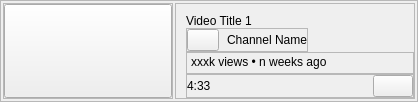
                         <widget class="QFrame" name="videoContainer">
                          <property name="sizePolicy">
                           <sizepolicy hsizetype="Preferred" vsizetype="Expanding">
                            <horstretch>0</horstretch>
                            <verstretch>0</verstretch>
                           </sizepolicy>
                          </property>
                          <property name="minimumSize">
                           <size>
                            <width>0</width>
                            <height>98</height>
                           </size>
                          </property>
                          <property name="maximumSize">
                           <size>
                            <width>16777215</width>
                            <height>203</height>
                           </size>
                          </property>
                          <property name="styleSheet">
                           <string notr="true"/>
                          </property>
                          <property name="frameShape">
                           <enum>QFrame::StyledPanel</enum>
                          </property>
                          <property name="frameShadow">
                           <enum>QFrame::Raised</enum>
                          </property>
                          <layout class="QHBoxLayout" name="horizontalLayout_12" stretch="3,4">
                           <property name="spacing">
                            <number>2</number>
                           </property>
                           <property name="leftMargin">
                            <number>2</number>
                           </property>
                           <property name="topMargin">
                            <number>2</number>
                           </property>
                           <property name="rightMargin">
                            <number>2</number>
                           </property>
                           <property name="bottomMargin">
                            <number>2</number>
                           </property>
                           <item>
                            <widget class="QFrame" name="videoThumbnailFrame">
                             <property name="sizePolicy">
                              <sizepolicy hsizetype="Expanding" vsizetype="Expanding">
                               <horstretch>0</horstretch>
                               <verstretch>0</verstretch>
                              </sizepolicy>
                             </property>
                             <property name="minimumSize">
                              <size>
                               <width>168</width>
                               <height>94</height>
                              </size>
                             </property>
                             <property name="maximumSize">
                              <size>
                               <width>360</width>
                               <height>270</height>
                              </size>
                             </property>
                             <property name="styleSheet">
                              <string notr="true"/>
                             </property>
                             <property name="frameShape">
                              <enum>QFrame::StyledPanel</enum>
                             </property>
                             <property name="frameShadow">
                              <enum>QFrame::Raised</enum>
                             </property>
                             <layout class="QVBoxLayout" name="verticalLayout_14">
                              <property name="spacing">
                               <number>0</number>
                              </property>
                              <property name="leftMargin">
                               <number>0</number>
                              </property>
                              <property name="topMargin">
                               <number>0</number>
                              </property>
                              <property name="rightMargin">
                               <number>0</number>
                              </property>
                              <property name="bottomMargin">
                               <number>0</number>
                              </property>
                              <item>
                               <widget class="QPushButton" name="videoThumbnailBtn">
                                <property name="minimumSize">
                                 <size>
                                  <width>168</width>
                                  <height>94</height>
                                 </size>
                                </property>
                                <property name="maximumSize">
                                 <size>
                                  <width>360</width>
                                  <height>270</height>
                                 </size>
                                </property>
                                <property name="toolTip">
                                 <string>Downloads Directly With Default Parameters</string>
                                </property>
                                <property name="text">
                                 <string/>
                                </property>
                                <property name="icon">
                                 <iconset resource="res.qrc">
                                  <normaloff>:/icons/icons/youtube.svg</normaloff>:/icons/icons/youtube.svg</iconset>
                                </property>
                                <property name="iconSize">
                                 <size>
                                  <width>168</width>
                                  <height>94</height>
                                 </size>
                                </property>
                               </widget>
                              </item>
                             </layout>
                            </widget>
                           </item>
                           <item>
                            <widget class="QFrame" name="videoInfoFrame">
                             <property name="minimumSize">
                              <size>
                               <width>240</width>
                               <height>94</height>
                              </size>
                             </property>
                             <property name="maximumSize">
                              <size>
                               <width>16777215</width>
                               <height>270</height>
                              </size>
                             </property>
                             <property name="frameShape">
                              <enum>QFrame::StyledPanel</enum>
                             </property>
                             <property name="frameShadow">
                              <enum>QFrame::Raised</enum>
                             </property>
                             <layout class="QVBoxLayout" name="verticalLayout_13" stretch="0,2,2,0">
                              <property name="spacing">
                               <number>0</number>
                              </property>
                              <property name="leftMargin">
                               <number>10</number>
                              </property>
                              <property name="topMargin">
                               <number>10</number>
                              </property>
                              <property name="rightMargin">
                               <number>0</number>
                              </property>
                              <property name="bottomMargin">
                               <number>0</number>
                              </property>
                              <item>
                               <widget class="QLabel" name="videoTitleLabel">
                                <property name="text">
                                 <string>Video Title 1</string>
                                </property>
                                <property name="wordWrap">
                                 <bool>true</bool>
                                </property>
                               </widget>
                              </item>
                              <item alignment="Qt::AlignLeft|Qt::AlignVCenter">
                               <widget class="QFrame" name="channelFrame">
                                <property name="frameShape">
                                 <enum>QFrame::StyledPanel</enum>
                                </property>
                                <property name="frameShadow">
                                 <enum>QFrame::Raised</enum>
                                </property>
                                <layout class="QHBoxLayout" name="horizontalLayout_21">
                                 <property name="spacing">
                                  <number>8</number>
                                 </property>
                                 <property name="leftMargin">
                                  <number>0</number>
                                 </property>
                                 <property name="topMargin">
                                  <number>0</number>
                                 </property>
                                 <property name="rightMargin">
                                  <number>0</number>
                                 </property>
                                 <property name="bottomMargin">
                                  <number>0</number>
                                 </property>
                                 <item alignment="Qt::AlignHCenter">
                                  <widget class="QPushButton" name="channelIconBtn">
                                   <property name="minimumSize">
                                    <size>
                                     <width>12</width>
                                     <height>12</height>
                                    </size>
                                   </property>
                                   <property name="maximumSize">
                                    <size>
                                     <width>32</width>
                                     <height>32</height>
                                    </size>
                                   </property>
                                   <property name="text">
                                    <string/>
                                   </property>
                                   <property name="icon">
                                    <iconset resource="res.qrc">
                                     <normaloff>:/icons/icons/chrome.svg</normaloff>:/icons/icons/chrome.svg</iconset>
                                   </property>
                                  </widget>
                                 </item>
                                 <item>
                                  <widget class="QLabel" name="channelNameLabel">
                                   <property name="text">
                                    <string>Channel Name</string>
                                   </property>
                                   <property name="wordWrap">
                                    <bool>true</bool>
                                   </property>
                                  </widget>
                                 </item>
                                </layout>
                               </widget>
                              </item>
                              <item alignment="Qt::AlignTop">
                               <widget class="QFrame" name="viewsAgeFrame">
                                <property name="frameShape">
                                 <enum>QFrame::StyledPanel</enum>
                                </property>
                                <property name="frameShadow">
                                 <enum>QFrame::Raised</enum>
                                </property>
                                <layout class="QHBoxLayout" name="horizontalLayout_22" stretch="0">
                                 <property name="spacing">
                                  <number>0</number>
                                 </property>
                                 <property name="leftMargin">
                                  <number>4</number>
                                 </property>
                                 <property name="topMargin">
                                  <number>2</number>
                                 </property>
                                 <property name="rightMargin">
                                  <number>0</number>
                                 </property>
                                 <property name="bottomMargin">
                                  <number>4</number>
                                 </property>
                                 <item>
                                  <widget class="QLabel" name="viewsLabel">
                                   <property name="text">
                                    <string>xxxk views • n weeks ago</string>
                                   </property>
                                   <property name="wordWrap">
                                    <bool>true</bool>
                                   </property>
                                  </widget>
                                 </item>
                                </layout>
                               </widget>
                              </item>
                              <item>
                               <widget class="QFrame" name="downloadRedirectFrame">
                                <property name="frameShape">
                                 <enum>QFrame::StyledPanel</enum>
                                </property>
                                <property name="frameShadow">
                                 <enum>QFrame::Raised</enum>
                                </property>
                                <layout class="QHBoxLayout" name="horizontalLayout_23">
                                 <property name="spacing">
                                  <number>0</number>
                                 </property>
                                 <property name="leftMargin">
                                  <number>0</number>
                                 </property>
                                 <property name="topMargin">
                                  <number>0</number>
                                 </property>
                                 <property name="rightMargin">
                                  <number>0</number>
                                 </property>
                                 <property name="bottomMargin">
                                  <number>0</number>
                                 </property>
                                 <item alignment="Qt::AlignHCenter|Qt::AlignVCenter">
                                  <widget class="QLabel" name="videoDurationLabel">
                                   <property name="text">
                                    <string>4:33</string>
                                   </property>
                                  </widget>
                                 </item>
                                 <item>
                                  <spacer name="horizontalSpacer_9">
                                   <property name="orientation">
                                    <enum>Qt::Horizontal</enum>
                                   </property>
                                   <property name="sizeHint" stdset="0">
                                    <size>
                                     <width>40</width>
                                     <height>20</height>
                                    </size>
                                   </property>
                                  </spacer>
                                 </item>
                                 <item alignment="Qt::AlignRight|Qt::AlignBottom">
                                  <widget class="QPushButton" name="downloadPageRedirectBtn">
                                   <property name="toolTip">
                                    <string>Redirects To Download Window</string>
                                   </property>
                                   <property name="text">
                                    <string/>
                                   </property>
                                   <property name="icon">
                                    <iconset resource="res.qrc">
                                     <normaloff>:/icons/icons/download.svg</normaloff>:/icons/icons/download.svg</iconset>
                                   </property>
                                   <property name="iconSize">
                                    <size>
                                     <width>20</width>
                                     <height>20</height>
                                    </size>
                                   </property>
                                  </widget>
                                 </item>
                                </layout>
                               </widget>
                              </item>
                             </layout>
                            </widget>
                           </item>
                          </layout>
                         </widget>
